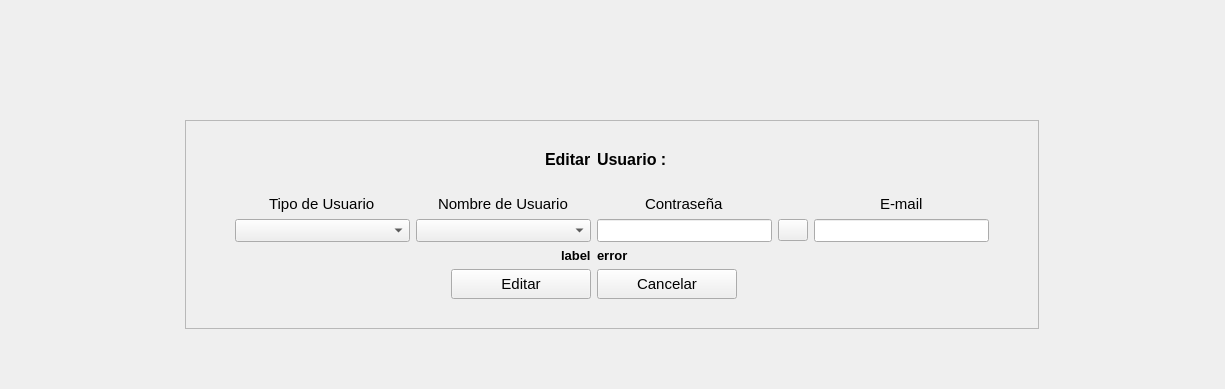
      <widget class="QWidget" name="page_13">
       <layout class="QGridLayout" name="gridLayout_23">
        <item row="0" column="0">
         <widget class="QFrame" name="frame_47">
          <property name="frameShape">
           <enum>QFrame::Shape::NoFrame</enum>
          </property>
          <property name="frameShadow">
           <enum>QFrame::Shadow::Raised</enum>
          </property>
          <layout class="QVBoxLayout" name="verticalLayout_27">
           <item>
            <spacer name="horizontalSpacer_120">
             <property name="orientation">
              <enum>Qt::Orientation::Horizontal</enum>
             </property>
             <property name="sizeHint" stdset="0">
              <size>
               <width>40</width>
               <height>20</height>
              </size>
             </property>
            </spacer>
           </item>
           <item>
            <spacer name="horizontalSpacer_129">
             <property name="orientation">
              <enum>Qt::Orientation::Horizontal</enum>
             </property>
             <property name="sizeHint" stdset="0">
              <size>
               <width>40</width>
               <height>20</height>
              </size>
             </property>
            </spacer>
           </item>
           <item>
            <spacer name="horizontalSpacer_128">
             <property name="orientation">
              <enum>Qt::Orientation::Horizontal</enum>
             </property>
             <property name="sizeHint" stdset="0">
              <size>
               <width>40</width>
               <height>20</height>
              </size>
             </property>
            </spacer>
           </item>
           <item>
            <spacer name="horizontalSpacer_127">
             <property name="orientation">
              <enum>Qt::Orientation::Horizontal</enum>
             </property>
             <property name="sizeHint" stdset="0">
              <size>
               <width>40</width>
               <height>20</height>
              </size>
             </property>
            </spacer>
           </item>
           <item>
            <spacer name="horizontalSpacer_118">
             <property name="orientation">
              <enum>Qt::Orientation::Horizontal</enum>
             </property>
             <property name="sizeHint" stdset="0">
              <size>
               <width>1185</width>
               <height>20</height>
              </size>
             </property>
            </spacer>
           </item>
           <item alignment="Qt::AlignmentFlag::AlignHCenter">
            <widget class="QFrame" name="frame_48">
             <property name="minimumSize">
              <size>
               <width>800</width>
               <height>0</height>
              </size>
             </property>
             <property name="frameShape">
              <enum>QFrame::Shape::StyledPanel</enum>
             </property>
             <property name="frameShadow">
              <enum>QFrame::Shadow::Raised</enum>
             </property>
             <layout class="QGridLayout" name="gridLayout_24">
              <item row="1" column="3" alignment="Qt::AlignmentFlag::AlignLeft">
               <widget class="QLabel" name="label_82">
                <property name="font">
                 <font>
                  <pointsize>12</pointsize>
                  <bold>true</bold>
                 </font>
                </property>
                <property name="text">
                 <string>Usuario :</string>
                </property>
               </widget>
              </item>
              <item row="3" column="3" alignment="Qt::AlignmentFlag::AlignHCenter">
               <widget class="QLabel" name="label_78">
                <property name="font">
                 <font>
                  <pointsize>11</pointsize>
                  <bold>false</bold>
                 </font>
                </property>
                <property name="text">
                 <string>Contraseña</string>
                </property>
               </widget>
              </item>
              <item row="4" column="1">
               <widget class="QComboBox" name="comboBox_14">
                <property name="minimumSize">
                 <size>
                  <width>175</width>
                  <height>0</height>
                 </size>
                </property>
                <property name="font">
                 <font>
                  <pointsize>10</pointsize>
                  <bold>false</bold>
                 </font>
                </property>
               </widget>
              </item>
              <item row="3" column="1" alignment="Qt::AlignmentFlag::AlignHCenter">
               <widget class="QLabel" name="label_79">
                <property name="font">
                 <font>
                  <pointsize>11</pointsize>
                  <bold>false</bold>
                 </font>
                </property>
                <property name="text">
                 <string>Tipo de Usuario</string>
                </property>
               </widget>
              </item>
              <item row="4" column="4">
               <widget class="QPushButton" name="pushButton_43">
                <property name="maximumSize">
                 <size>
                  <width>30</width>
                  <height>16777215</height>
                 </size>
                </property>
                <property name="text">
                 <string/>
                </property>
                <property name="icon">
                 <iconset>
                  <normaloff>../archivos_py/resources/eye_visible_hide_hidden_show_icon_145988.png</normaloff>../archivos_py/resources/eye_visible_hide_hidden_show_icon_145988.png</iconset>
                </property>
               </widget>
              </item>
              <item row="4" column="6">
               <spacer name="horizontalSpacer_139">
                <property name="orientation">
                 <enum>Qt::Orientation::Horizontal</enum>
                </property>
                <property name="sizeHint" stdset="0">
                 <size>
                  <width>40</width>
                  <height>20</height>
                 </size>
                </property>
               </spacer>
              </item>
              <item row="2" column="2">
               <spacer name="horizontalSpacer_132">
                <property name="orientation">
                 <enum>Qt::Orientation::Horizontal</enum>
                </property>
                <property name="sizeHint" stdset="0">
                 <size>
                  <width>40</width>
                  <height>20</height>
                 </size>
                </property>
               </spacer>
              </item>
              <item row="4" column="3">
               <widget class="QLineEdit" name="lineEdit_28">
                <property name="minimumSize">
                 <size>
                  <width>175</width>
                  <height>0</height>
                 </size>
                </property>
                <property name="font">
                 <font>
                  <pointsize>10</pointsize>
                  <bold>false</bold>
                 </font>
                </property>
               </widget>
              </item>
              <item row="2" column="3">
               <spacer name="horizontalSpacer_133">
                <property name="orientation">
                 <enum>Qt::Orientation::Horizontal</enum>
                </property>
                <property name="sizeHint" stdset="0">
                 <size>
                  <width>40</width>
                  <height>20</height>
                 </size>
                </property>
               </spacer>
              </item>
              <item row="6" column="2" alignment="Qt::AlignmentFlag::AlignRight">
               <widget class="QPushButton" name="pushButton_42">
                <property name="minimumSize">
                 <size>
                  <width>140</width>
                  <height>30</height>
                 </size>
                </property>
                <property name="font">
                 <font>
                  <pointsize>11</pointsize>
                  <bold>false</bold>
                 </font>
                </property>
                <property name="text">
                 <string>Editar</string>
                </property>
               </widget>
              </item>
              <item row="7" column="2">
               <spacer name="horizontalSpacer_136">
                <property name="orientation">
                 <enum>Qt::Orientation::Horizontal</enum>
                </property>
                <property name="sizeHint" stdset="0">
                 <size>
                  <width>40</width>
                  <height>20</height>
                 </size>
                </property>
               </spacer>
              </item>
              <item row="4" column="0">
               <spacer name="horizontalSpacer_138">
                <property name="orientation">
                 <enum>Qt::Orientation::Horizontal</enum>
                </property>
                <property name="sizeHint" stdset="0">
                 <size>
                  <width>40</width>
                  <height>20</height>
                 </size>
                </property>
               </spacer>
              </item>
              <item row="0" column="3">
               <spacer name="horizontalSpacer_131">
                <property name="orientation">
                 <enum>Qt::Orientation::Horizontal</enum>
                </property>
                <property name="sizeHint" stdset="0">
                 <size>
                  <width>40</width>
                  <height>20</height>
                 </size>
                </property>
               </spacer>
              </item>
              <item row="7" column="3">
               <spacer name="horizontalSpacer_137">
                <property name="orientation">
                 <enum>Qt::Orientation::Horizontal</enum>
                </property>
                <property name="sizeHint" stdset="0">
                 <size>
                  <width>40</width>
                  <height>20</height>
                 </size>
                </property>
               </spacer>
              </item>
              <item row="0" column="2">
               <spacer name="horizontalSpacer_130">
                <property name="orientation">
                 <enum>Qt::Orientation::Horizontal</enum>
                </property>
                <property name="sizeHint" stdset="0">
                 <size>
                  <width>40</width>
                  <height>20</height>
                 </size>
                </property>
               </spacer>
              </item>
              <item row="4" column="2">
               <widget class="QComboBox" name="comboBox_15">
                <property name="minimumSize">
                 <size>
                  <width>175</width>
                  <height>0</height>
                 </size>
                </property>
                <property name="font">
                 <font>
                  <pointsize>10</pointsize>
                  <bold>false</bold>
                 </font>
                </property>
               </widget>
              </item>
              <item row="3" column="2" alignment="Qt::AlignmentFlag::AlignHCenter">
               <widget class="QLabel" name="label_76">
                <property name="font">
                 <font>
                  <pointsize>11</pointsize>
                  <bold>false</bold>
                 </font>
                </property>
                <property name="text">
                 <string>Nombre de Usuario</string>
                </property>
               </widget>
              </item>
              <item row="3" column="5" alignment="Qt::AlignmentFlag::AlignHCenter">
               <widget class="QLabel" name="label_80">
                <property name="font">
                 <font>
                  <pointsize>11</pointsize>
                  <bold>false</bold>
                 </font>
                </property>
                <property name="text">
                 <string>E-mail</string>
                </property>
               </widget>
              </item>
              <item row="4" column="5">
               <widget class="QLineEdit" name="lineEdit_30">
                <property name="minimumSize">
                 <size>
                  <width>175</width>
                  <height>0</height>
                 </size>
                </property>
                <property name="font">
                 <font>
                  <pointsize>10</pointsize>
                  <bold>false</bold>
                 </font>
                </property>
               </widget>
              </item>
              <item row="1" column="2" alignment="Qt::AlignmentFlag::AlignRight">
               <widget class="QLabel" name="label_81">
                <property name="font">
                 <font>
                  <pointsize>12</pointsize>
                  <bold>true</bold>
                 </font>
                </property>
                <property name="text">
                 <string>Editar</string>
                </property>
               </widget>
              </item>
              <item row="6" column="3" alignment="Qt::AlignmentFlag::AlignLeft">
               <widget class="QPushButton" name="pushButton_41">
                <property name="minimumSize">
                 <size>
                  <width>140</width>
                  <height>30</height>
                 </size>
                </property>
                <property name="font">
                 <font>
                  <pointsize>11</pointsize>
                  <bold>false</bold>
                 </font>
                </property>
                <property name="text">
                 <string>Cancelar</string>
                </property>
               </widget>
              </item>
              <item row="5" column="2" alignment="Qt::AlignmentFlag::AlignRight">
               <widget class="QLabel" name="label_113">
                <property name="font">
                 <font>
                  <pointsize>10</pointsize>
                  <bold>true</bold>
                 </font>
                </property>
                <property name="text">
                 <string>label</string>
                </property>
               </widget>
              </item>
              <item row="5" column="3" alignment="Qt::AlignmentFlag::AlignLeft">
               <widget class="QLabel" name="label_114">
                <property name="font">
                 <font>
                  <pointsize>10</pointsize>
                  <bold>true</bold>
                 </font>
                </property>
                <property name="text">
                 <string>error</string>
                </property>
               </widget>
              </item>
             </layout>
            </widget>
           </item>
           <item>
            <spacer name="verticalSpacer_13">
             <property name="orientation">
              <enum>Qt::Orientation::Vertical</enum>
             </property>
             <property name="sizeHint" stdset="0">
              <size>
               <width>20</width>
               <height>40</height>
              </size>
             </property>
            </spacer>
           </item>
          </layout>
         </widget>
        </item>
       </layout>
      </widget>
